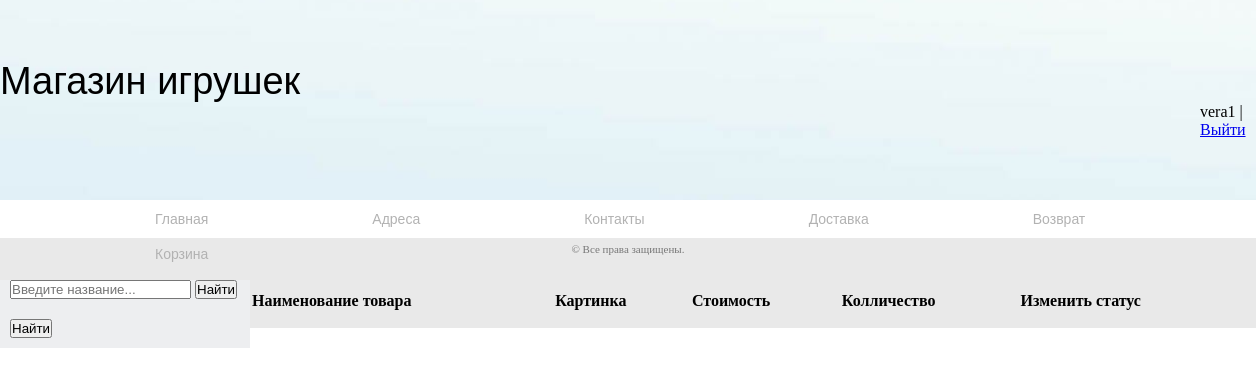
Page /user/user_order/38/ (signed in) on the earlier database version.
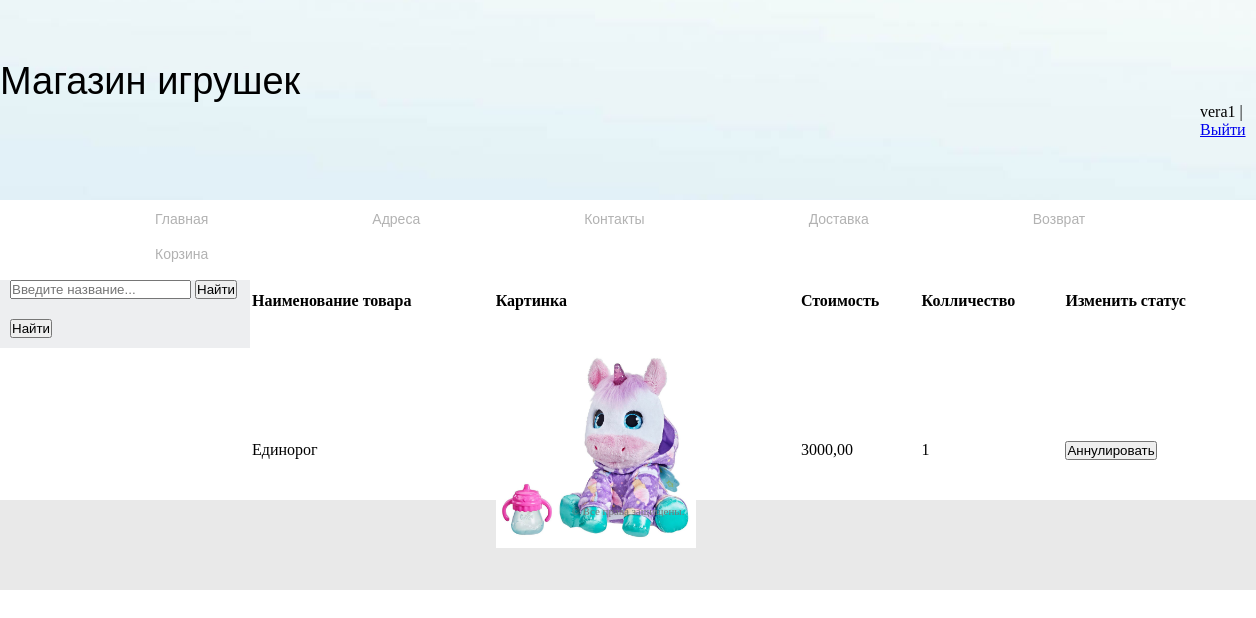
Same page on the later database version.
### app_toy_shop/models.py (models this page shows, shortened)
class Product(models.Model):
    name = models.CharField('Название', max_length=70)
    description = models.TextField('Описание')
    price = models.DecimalField('Цена', max_digits=7, decimal_places=2)
    poster = models.ImageField("Постер", upload_to="photos/", blank=True)
    category = models.ForeignKey(Category, on_delete=models.SET_NULL, null=True, verbose_name='Категория',
                                 related_name="category_product")
    url = models.SlugField(max_length=170, unique=True)
    quantity = models.PositiveIntegerField('Колличество', default=1)
    is_active = models.BooleanField('Активность', default=True)
    class Meta:
        verbose_name = 'Товар'
        verbose_name_plural = 'Товары'

### orders/models.py (models this page shows, shortened)
class OrderItem(models.Model):
    order = models.ForeignKey(Order, on_delete=models.CASCADE, related_name='items')
    product = models.ForeignKey(Product, on_delete=models.CASCADE, related_name='order_items')
    price = models.DecimalField('Цена', max_digits=10, decimal_places=2)
    quantity = models.PositiveIntegerField('Колличество', default=1)

### user/views.py (the view)
# urls.py: path('user_order/<int:pk>/', user_order_detail, name='user_order_detail'),
@login_required
def user_order_detail(request, pk):
    order_items = OrderItem.objects.filter(order_id=pk)
    order = Order.objects.filter(id=pk)
    product = Product.objects.all()
    if request.method == 'POST':
        print('ok')
        order.delete()
        return redirect('user:user_room')
    else:
        return render(request, 'user/user_order_detail.html', {'order': order_items, 'product': product})

### cart/context_processors.py (called while the page is built)
def cart(request):
    return {'cart': Cart(request)}

### user/templates/user/user_order_detail.html (shortened to what this page needs)
{% extends 'user/base.html' %}
{% block content %}
<table class="cart_detail">
    <thead>
      <tr class="spaceUnder">
        <th>Наименование товара</th>
        <th>Картинка</th>
        <th>Стоимость</th>
        <th>Колличество</th>
        <th>Изменить статус</th>
      </tr>
    </thead>
     <tbody>
     {% for item in order %}
        {% for i in product %}
            {% if i.id == item.product_id %}
    <tr class="spaceUnder">
        <td>{{i.name}}</td>
        <td><img class="img-product" src="{{i.poster.url}}"></td>
        <td>{{item.price}}</td>
        <td>{{item.quantity}}</td>
        <td><form action="#">
         <button type="submit">Аннулировать</button>
        </form></td>
    </tr>
     {% endif %}
     {% endfor %}
     {% endfor %}
    </tbody>
</table>
{% endblock %}

Differences in the rows shown:
added OrderItem: price "3000,00", quantity "1"
now on this page (row unchanged): Product: name "Единорог", poster (picture)
